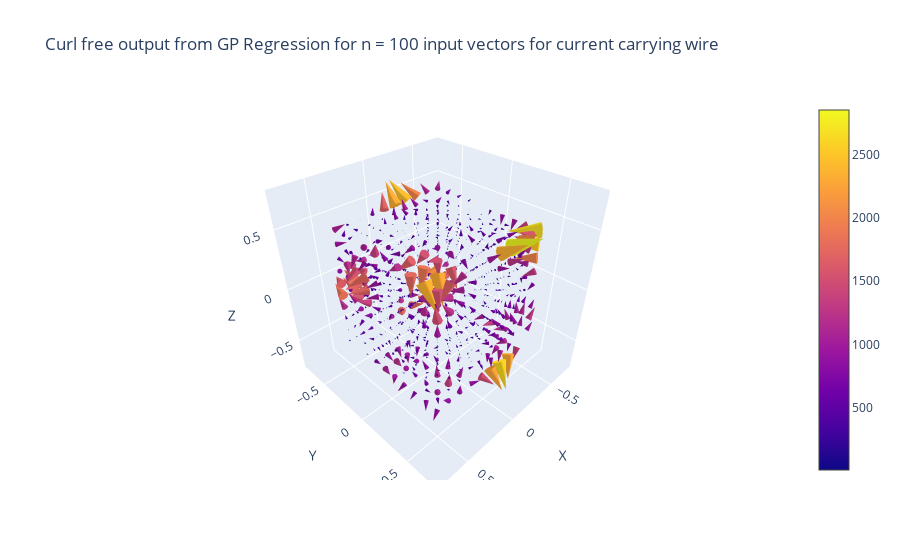

Write notebook code for a chart like this one.
### Code cell
plotter(outputs_wire_curl_free, 
        title = f'Curl free output from GP Regression for n = {given_samples_wire} input vectors for current carrying wire')

### Figure 1 — Plotly figure (JSON) as saved in the notebook; plotly's stock layout.template omitted (floating-point values rounded to 4 significant figures; data arrays with more than 128 entries replaced by an {"elided": "..."} marker saying what was removed)
{"data": [{"anchor": "tail", "sizemode": "scaled", "sizeref": 2, "type": "cone", "u": {"elided": "1000 float values"}, "v": {"elided": "1000 float values"}, "w": {"elided": "1000 float values"}, "x": {"elided": "1000 float values"}, "y": {"elided": "1000 float values"}, "z": {"elided": "1000 float values"}}], "layout": {"scene": {"xaxis": {"title": {"text": "X"}}, "yaxis": {"title": {"text": "Y"}}, "zaxis": {"title": {"text": "Z"}}}, "title": {"text": "Curl free output from GP Regression for n = 100 input vectors for current carrying wire"}}}
